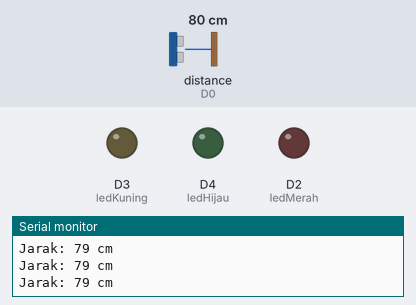
Bench run of a program on a simulated ESP8266 (NodeMCU). Shown: output pins drawn as LEDs (lit = HIGH), the last lines printed to the serial monitor. Wiring (inferred from the names in the program): ultrasonic range finder: trigger D1; echo D0. The inputs (shaded band) are chosen by the test bench; at power-on: distance to the obstacle (sensor on D0) 80 cm. The echo pulse lasts 58.3 µs per cm; pins used as bus, display or sensor lines are not drawn.

Above: at 1.3 s.
1.4 s: distance to the obstacle (sensor on D0) set to 33 cm
2.9 s: distance to the obstacle (sensor on D0) set to 28 cm
At 3.78 s:
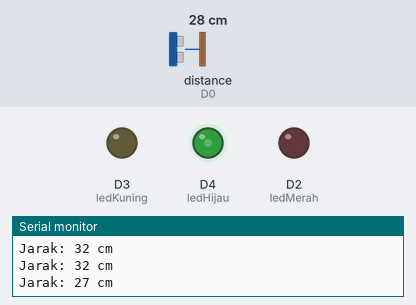
At 5.8 s:
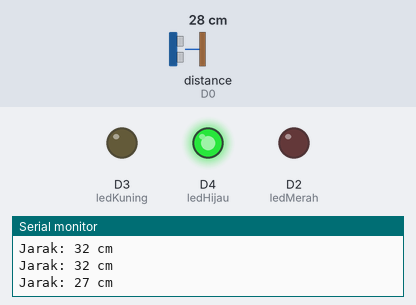
5.9 s: distance to the obstacle (sensor on D0) set to 24 cm
At 7.44 s:
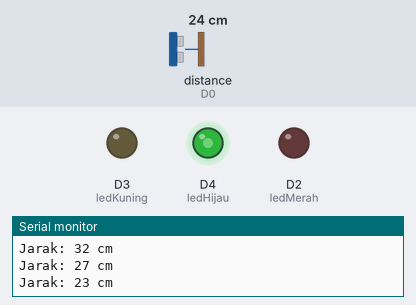
8.9 s: distance to the obstacle (sensor on D0) set to 19 cm
At 11.8 s:
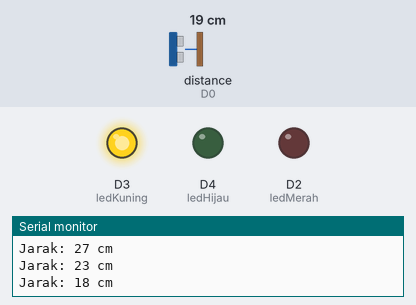
11.9 s: distance to the obstacle (sensor on D0) set to 13 cm
14.9 s: distance to the obstacle (sensor on D0) set to 10 cm
Timing chart, 0 to 21.0 s (numbered marks = the images above; inputs shaded):
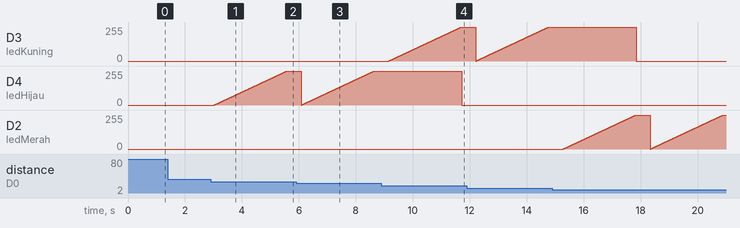

Measured:
- the behaviour switches between 32 and 31 cm on distance to the obstacle (sensor on D0) (found by bisection; images 0 and 1)
- the behaviour switches between 22 and 21 cm on distance to the obstacle (sensor on D0) (found by bisection; images 3 and 4)
- after the input at 2.9 s, D4 (ledHijau): moves from 0/255 to 255/255 over 2.5 s, starting after 0.14 s
- after the input at 8.9 s, D3 (ledKuning): moves from 0/255 to 255/255 over 2.5 s, starting after 0.26 s

The program:

main.cpp
```cpp
#include <Arduino.h>

// Pin yang digunakan untuk sensor dan LED
const int trigPin = D1; // Trigger pin HC-SR04
const int echoPin = D0; // Echo pin HC-SR04

const int ledMerah = D2;  // LED Merah (jarak dekat)
const int ledKuning = D3; // LED Kuning (jarak sedang)
const int ledHijau = D4;  // LED Hijau (jarak jauh)

// Variabel untuk menyimpan waktu dan jarak
long durasi;
int jarak;

void setup() {
  // Setup pin
  pinMode(trigPin, OUTPUT);
  pinMode(echoPin, INPUT);

  pinMode(ledMerah, OUTPUT);
  pinMode(ledKuning, OUTPUT);
  pinMode(ledHijau, OUTPUT);

  // Inisialisasi komunikasi serial
  Serial.begin(9600);

  // Informasi awal
  Serial.println("Sensor Ultrasonik HC-SR04 Siap!");
}

void loop() {
  // Mengirim sinyal trigger ke sensor ultrasonik
  digitalWrite(trigPin, LOW);
  delayMicroseconds(2);

  digitalWrite(trigPin, HIGH);
  delayMicroseconds(10);
  digitalWrite(trigPin, LOW);

  // Membaca durasi pantulan sinyal dari echo
  durasi = pulseIn(echoPin, HIGH);

  // Menghitung jarak (dalam cm)
  jarak = durasi * 0.034 / 2;

  // Menampilkan hasil jarak di Serial Monitor
  Serial.print("Jarak: ");
  Serial.print(jarak);
  Serial.println(" cm");

  // Logika nyala lampu indikator
  if (jarak > 0 && jarak <= 10) {
    // Sangat dekat, nyalakan LED merah dengan efek fading
    for (int brightness = 0; brightness <= 255; brightness++) {
      analogWrite(ledMerah, brightness);
      delay(10);
    }
    digitalWrite(ledKuning, LOW);
    digitalWrite(ledHijau, LOW);
  } else if (jarak > 10 && jarak <= 20) {
    // Jarak sedang, nyalakan LED kuning dengan efek fading
    for (int brightness = 0; brightness <= 255; brightness++) {
      analogWrite(ledKuning, brightness);
      delay(10);
    }
    digitalWrite(ledMerah, LOW);
    digitalWrite(ledHijau, LOW);
  } else if (jarak > 20 && jarak <= 30) {
    // Jarak aman, nyalakan LED hijau dengan efek fading
    for (int brightness = 0; brightness <= 255; brightness++) {
      analogWrite(ledHijau, brightness);
      delay(10);
    }
    digitalWrite(ledMerah, LOW);
    digitalWrite(ledKuning, LOW);
  } else {
    // Di luar jangkauan, semua LED mati
    digitalWrite(ledMerah, LOW);
    digitalWrite(ledKuning, LOW);
    digitalWrite(ledHijau, LOW);
  }

  // Delay sebelum pembacaan berikutnya
  delay(500); // Lebih responsif dari 1000 ms
}
```
